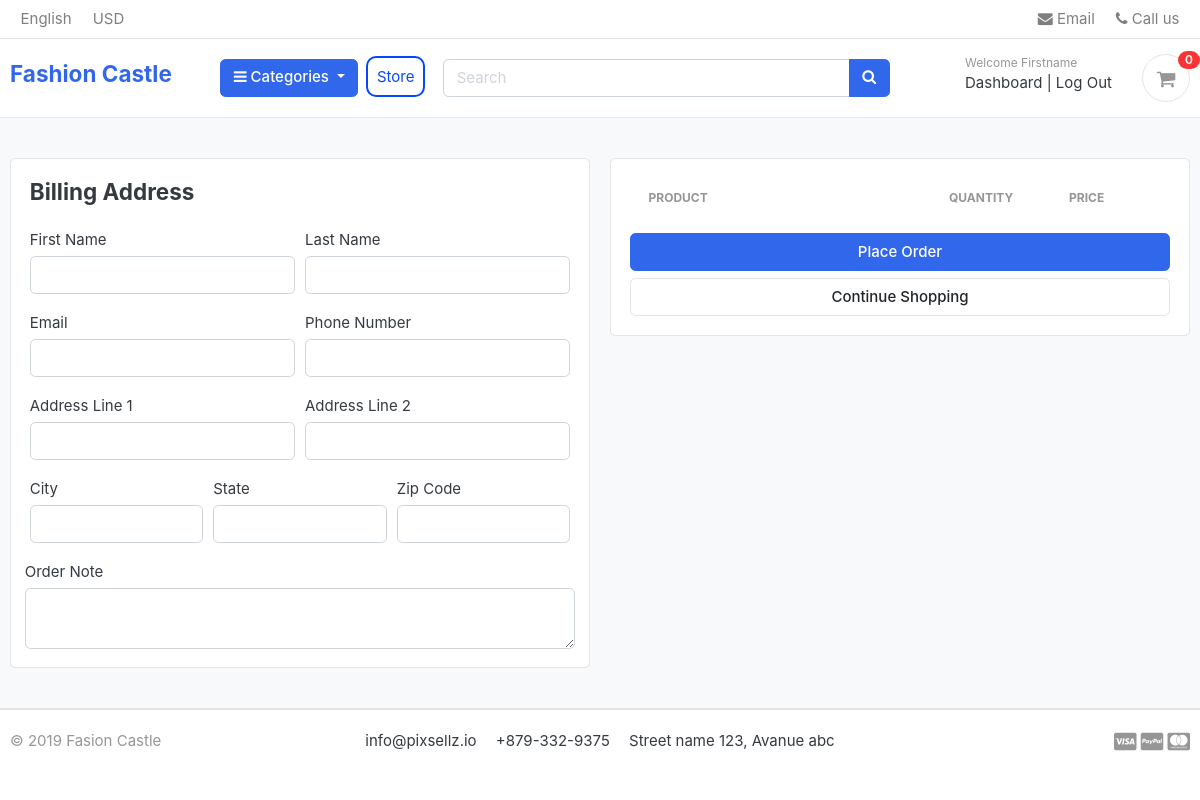
The page /cart/checkout/ (signed in) on the database as committed earlier.
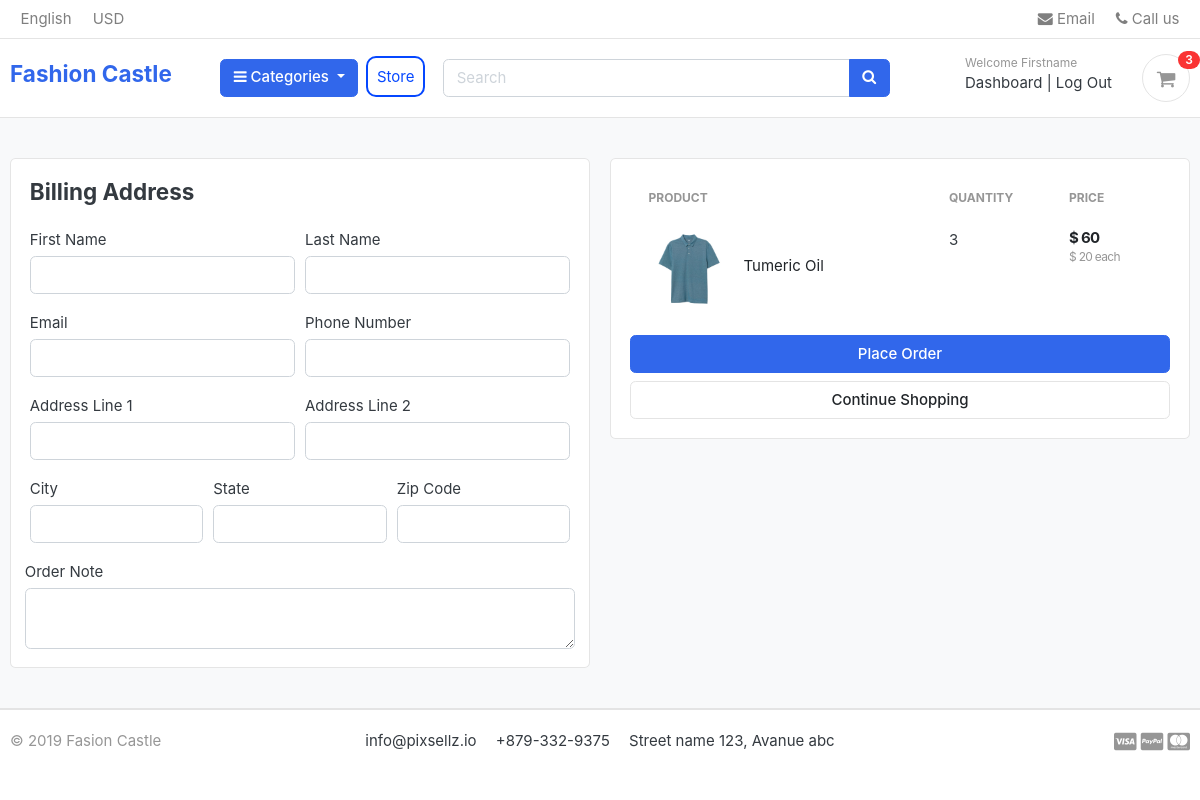
The same page on the database as committed later.
### carts/models.py (models this page shows, shortened)
class CartItem(models.Model):
    user = models.ForeignKey(Account, on_delete=models.CASCADE, null=True)
    product = models.ForeignKey(Product, on_delete=models.CASCADE)
    variations = models.ManyToManyField(Variation, blank=True)
    cart = models.ForeignKey(Cart, on_delete=models.CASCADE, null=True)
    quantity = models.IntegerField()
    is_active = models.BooleanField(default=True)
    def sub_total(self):
        return self.product.price * self.quantity

### store/models.py (models this page shows, shortened)
class Product(models.Model):
    product_name    = models.CharField(max_length=200, unique=True)
    slug            = models.SlugField(max_length=250, unique=True)
    description     = models.TextField(max_length=500, blank=True)
    price           = models.IntegerField()
    images          = models.ImageField(upload_to='photos/products')
    stock           = models.IntegerField()
    is_available    = models.BooleanField(default=True)
    category        = models.ForeignKey(Category, on_delete=models.CASCADE)
    created_date    = models.DateTimeField(auto_now_add=True)
    modified_date   = models.DateTimeField(auto_now=True)
    def get_url(self):
        return reverse('product_detail', args=[self.category.slug, self.slug])

### carts/views.py (the view)
# urls.py: path('checkout/', views.checkout, name='checkout'),
@login_required(login_url='login')
def checkout(request, total=0, quantity=0, cart_items=None):
    try:
        tax = 0
        grand_total = 0
        formatted_total = 0
        formatted_grand_total = 0
        formatted_tax = 0
        if request.user.is_authenticated:
            cart_items = CartItem.objects.filter(user=request.user, is_active=True)
        else:
            cart = Cart.objects.get(cart_id=_cart_id(request))
            cart_items = CartItem.objects.filter(cart=cart, is_active=True)
        for cart_item in  cart_items:
            total += (cart_item.product.price * cart_item.quantity)
            quantity += cart_item.quantity
        tax = (6.5 * total)/100
        formatted_tax = "{:.2f}".format(tax)
        grand_total = total + tax
        formatted_grand_total = "{:.2f}".format(grand_total)
        formatted_total = "{:.2f}".format(total)
    except ObjectDoesNotExist:
        pass #just ignore it
    context = {
        'total': formatted_total,
        'quantity': quantity,
        'cart_items': cart_items,
        'tax': formatted_tax,
        'grand_total': formatted_grand_total,
    }
    return render(request, 'store/checkout.html', context)

### carts/context_processors.py (called while the page is built)
def counter(request):
    cart_count = 0
    if 'admin' in request.path:
        return {}
    else:
        try:
            cart = Cart.objects.filter(cart_id=_cart_id(request))
            if request.user.is_authenticated:
                cart_items = CartItem.objects.all().filter(user=request.user)
            else:
                cart_items = CartItem.objects.all().filter(cart=cart[:1])
            for cart_item in cart_items:
                cart_count += cart_item.quantity
        except Cart.DoesNotExist:
            cart_count = 0
    return dict(cart_count=cart_count)

### carts/views.py (called while the page is built)
def _cart_id(request):
    cart = request.session.session_key
    if not cart:
        cart = request.session.create()
    return cart

### category/context_processors.py (called while the page is built)
def menu_links(request):
    links = Category.objects.all()
    return dict(links=links)

### category/models.py (called while the page is built)
    def get_url(self):
            return reverse('products_by_category', args=[self.slug])

### templates/store/checkout.html (shortened to what the changed rows need)
{% extends 'base.html' %}
{% load static %}
{% block content %}
    <section class="section-content padding-y bg">
        <div
            class="container">
            <div class="row">
                                                        <aside class="col-lg-6">
                                                            <div class="card">
                                                                <div class="card-body">
                                                                    <table class="table table-borderless table-shopping-cart">
                                                                        <thead class="text-muted">
                                                                            <tr class="small text-uppercase">
                                                                                <th scope="col">Product</th>
                                                                                <th scope="col" width="120">Quantity</th>
                                                                                <th scope="col" width="120">Price</th>
                                                                            </tr>
                                                                        </thead>
                                                                        <tbody>
                                                                            {% for cart_item in cart_items %}
                                                                                <tr>
                                                                                    <td>
                                                                                        <figure class="itemside align-items-center">
                                                                                            <div class="aside">
                                                                                                <img src="{{ cart_item.product.images.url }}" class="img-sm"></div>
                                                                                                <figcaption class="info">
                                                                                                    <a href="{{ cart_item.product.get_url }}" class="title text-dark">{{ cart_item.product.product_name }}</a>
                                                                                                    </figcaption>
                                                                                                </figure>
                                                                                            </td>
                                                                                            <td>
                                                                                                <label for="">{{ cart_item.quantity }}</label>
                                                                                            </td>
                                                                                            <td>
                                                                                                <div class="price-wrap">
                                                                                                    <var class="price">$
                                                                                                        {{ cart_item.sub_total }}</var>
                                                                                                    <small class="text-muted">
                                                                                                        $
                                                                                                        {{ cart_item.product.price }}
                                                                                                        each
                                                                                                    </small>
                                                                                                </div>
                                                                                            </td>
                                                                                        </tr>
                                                                                    {% endfor %}
                                                                                </tbody>
                                                                            </table>
                                                                    </div>
                                                                </div>
                                                            </aside>
                                                        </div>
                                                    </div>
                                                </section>
                                            {% endblock %}

### templates/includes/navbar.html (shortened to what the changed rows need)
{% load static %}
<header class="section-header">
    <section class="header-main border-bottom">
        <div class="container">
            <div class="row align-items-center">
                <div class="col-lg-3 col-sm-6 col-8 order-2 order-lg-3">
                    <div class="d-flex justify-content-end mb-3 mb-lg-0">
                        <a href="{% url 'cart' %}" class="widget-header cart-btn pl-3 ml-3">
                            <div class="icon icon-sm rounded-circle border">
                                <i class="fa fa-shopping-cart"></i>
                            </div>
                            <span class="badge badge-pill badge-primary notify">{{ cart_count }}</span>
                        </a>
                    </div>
                    </div>
                    </div>
                </div>
        </section>
    </header>

Rows that differ between the two databases and show on the page:
added CartItem: product.images (picture), product.product_name "Tumeric Oil", quantity "3", sub_total "60", product.price "20"
Other text that changed with them:
{{ cart_count }}: "0" → "3"
